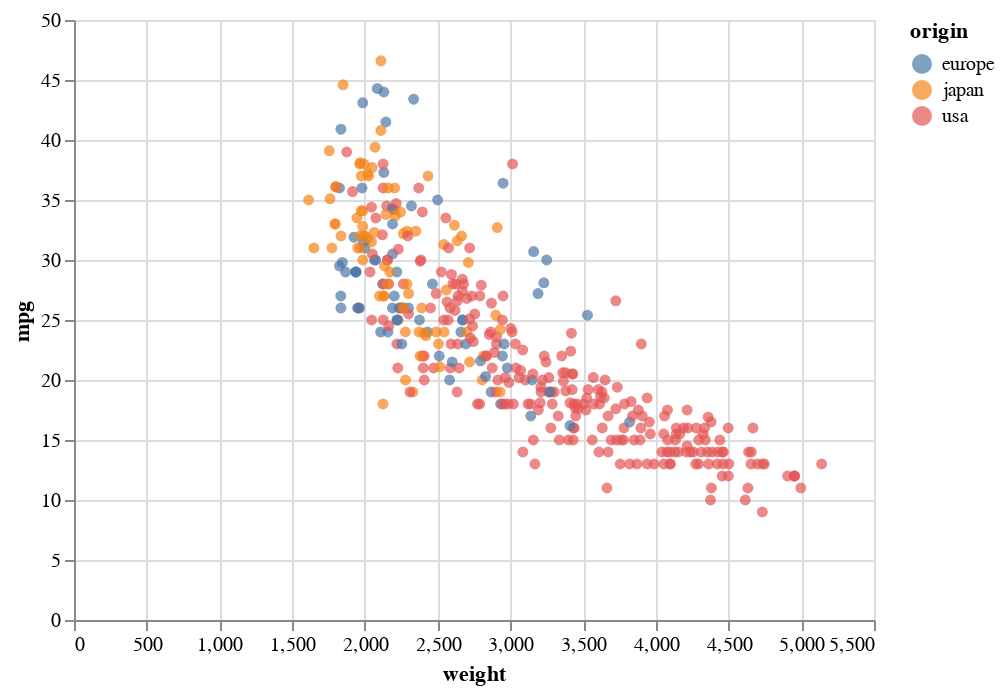

The code cell stored with this chart in its notebook:
### Markdown cell above
* Add a color channel to the chart, encoding the "origin" value.

### Code cell
alt.Chart(df).mark_circle().encode(
    x = "weight",
    y = "mpg",
    color = "origin"
)

### Figure 1 — Vega-Lite specification as saved in the notebook (floating-point values rounded to 4 significant figures; data arrays with more than 128 entries replaced by an {"elided": "..."} marker saying what was removed)
{"config": {"view": {"continuousWidth": 400, "continuousHeight": 300}}, "data": {"name": "data-f1198cc0481ad698d7dc4699e0a3efa7"}, "mark": "circle", "encoding": {"color": {"field": "origin", "type": "nominal"}, "x": {"field": "weight", "type": "quantitative"}, "y": {"field": "mpg", "type": "quantitative"}}, "$schema": "https://vega.github.io/schema/vega-lite/v4.17.0.json", "datasets": {"data-f1198cc0481ad698d7dc4699e0a3efa7": {"elided": "398 records"}}}
